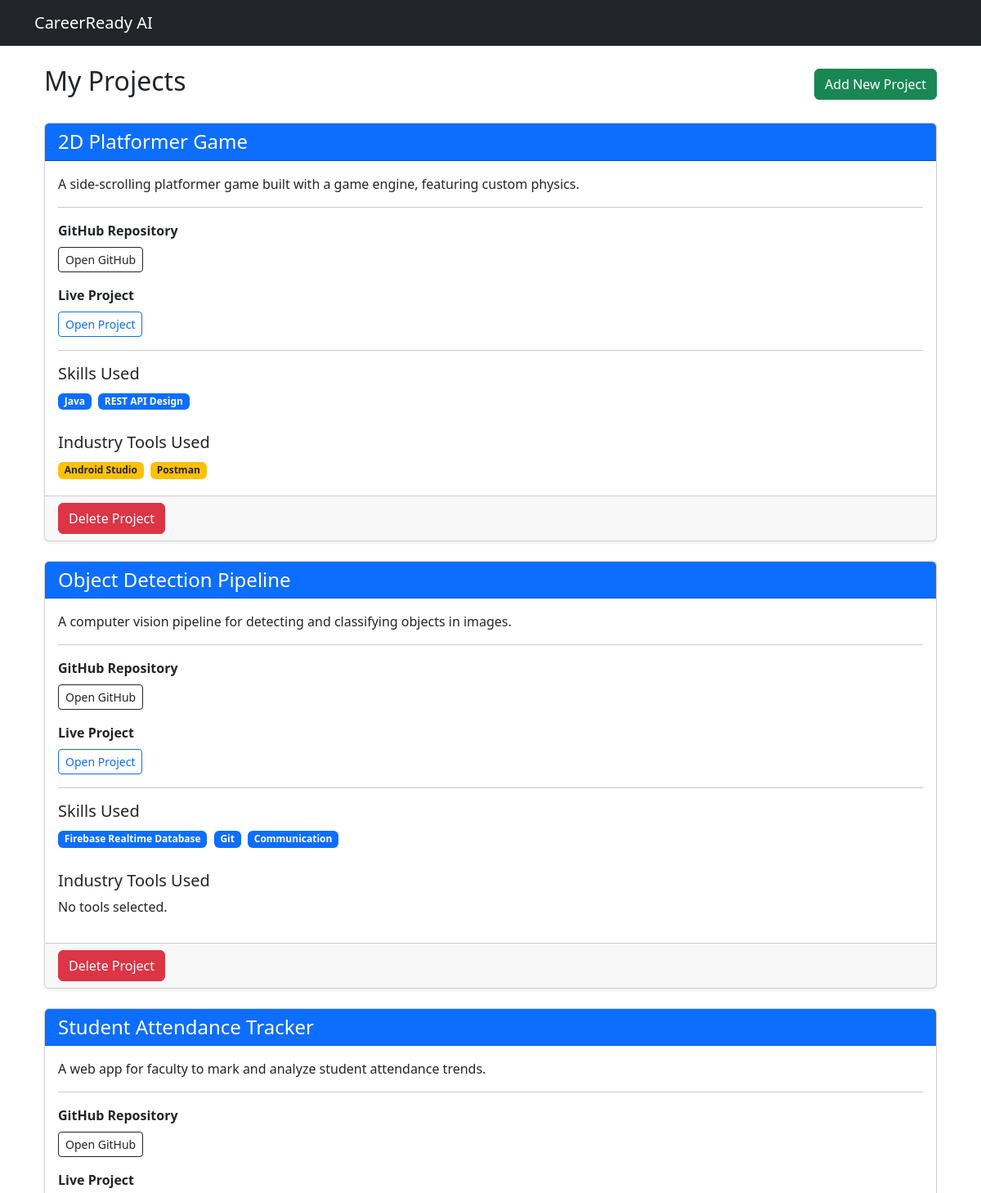
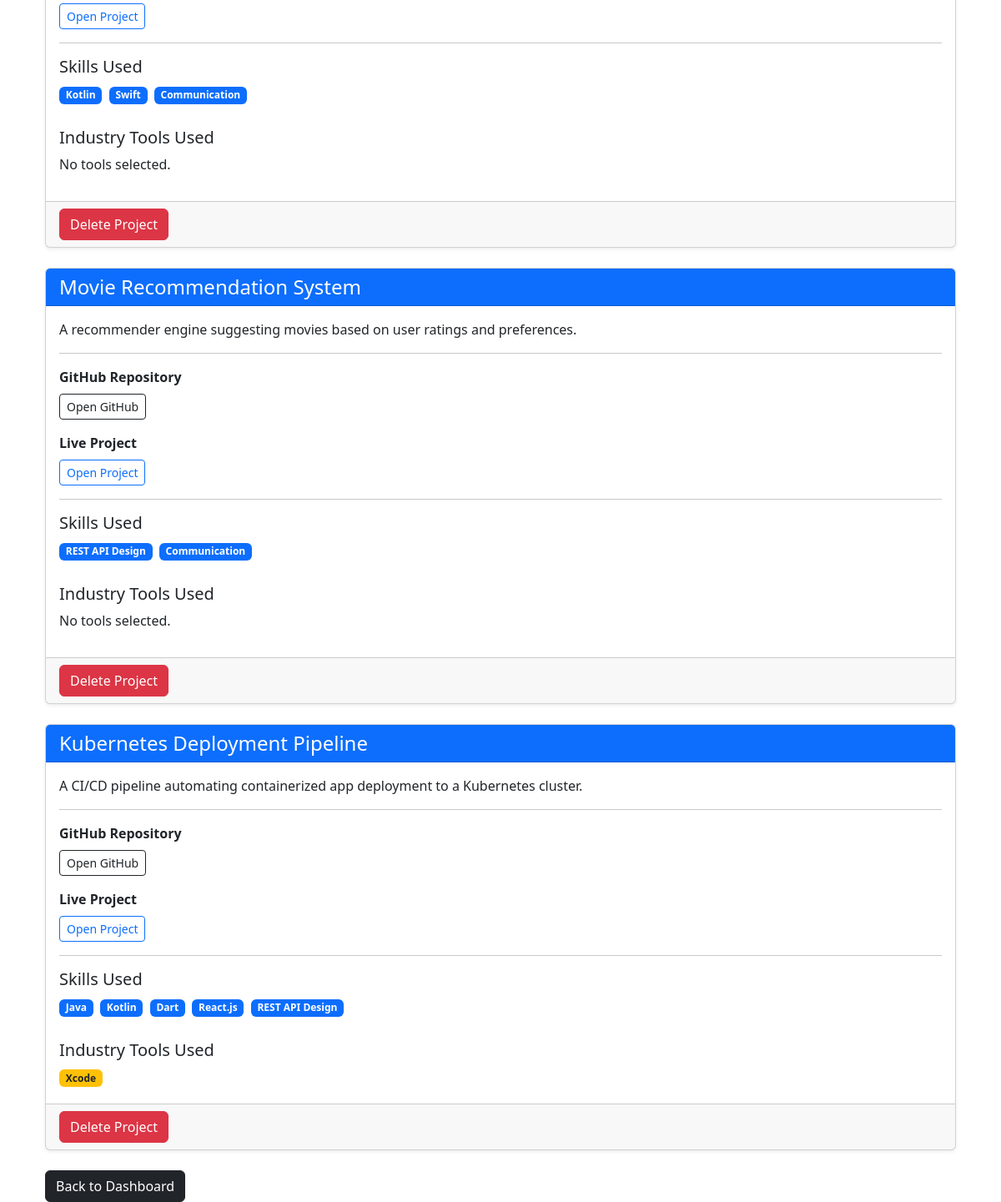
Screenshot of /view-projects/ (signed in) with the database file from the repository (2 pictures, top to bottom).
### career_app/models.py (models this page shows, shortened)
class UserProject(models.Model):
    user = models.ForeignKey(User, on_delete=models.CASCADE)
    title = models.CharField(max_length=200)
    description = models.TextField()
    project_url = models.URLField(blank=True, null=True)
    github_url = models.URLField(blank=True, null=True)
    skills_used = models.ManyToManyField(
        Skill,
        blank=True
    )
    tools_used = models.ManyToManyField(
        'IndustryTool',
        blank=True
    )
    created_at = models.DateTimeField(default=timezone.now)

class Skill(models.Model):
    CATEGORY_CHOICES = [
        ('Programming', 'Programming'),
        ('Database', 'Database'),
        ('Web Development', 'Web Development'),
        ('AI/ML', 'AI/ML'),
        ('Cybersecurity', 'Cybersecurity'),
        ('Cloud', 'Cloud'),
        ('Tools', 'Tools'),
        ('Soft Skill', 'Soft Skill'),
    ]
    skill_name = models.CharField(max_length=100, unique=True)
    category = models.CharField(max_length=50, choices=CATEGORY_CHOICES)

class IndustryTool(models.Model):
    CATEGORY_CHOICES = [
        ('Development Tool', 'Development Tool'),
        ('Data Tool', 'Data Tool'),
        ('Cloud Tool', 'Cloud Tool'),
        ('AI/ML Tool', 'AI/ML Tool'),
        ('Testing Tool', 'Testing Tool'),
        ('DevOps Tool', 'DevOps Tool'),
    ]
    tool_name = models.CharField(max_length=100, unique=True)
    category = models.CharField(max_length=100, choices=CATEGORY_CHOICES)

### career_app/views.py (the view)
@login_required
def view_projects(request):
    projects = UserProject.objects.filter(
        user=request.user
    )
    return render(
        request,
        'career_app/view_projects.html',
        {'projects': projects}
    )

### career_app/templates/career_app/view_projects.html (shortened to what this page needs)
{% extends 'career_app/base.html' %}
{% block content %}
<div class="container mt-4">
    <div class="d-flex justify-content-between align-items-center mb-4">
        <h2>My Projects</h2>
        <a href="{% url 'add_project' %}" class="btn btn-success">
            Add New Project
        </a>
    </div>
    {% if projects %}
        {% for project in projects %}
        <div class="card shadow-sm mb-4">
            <div class="card-header bg-primary text-white">
                <h4 class="mb-0">
                    {{ project.title }}
                </h4>
            </div>
            <div class="card-body">
                <p>
                    {{ project.description }}
                </p>
                <hr>
                <p>
                    <strong>GitHub Repository</strong><br>
                    {% if project.github_url %}
                        <a href="{{ project.github_url }}" target="_blank" class="btn btn-outline-dark btn-sm mt-2">
                            Open GitHub
                        </a>
                    {% else %}
                        <span class="text-muted">Not Added</span>
                    {% endif %}
                </p>
                <p>
                    <strong>Live Project</strong><br>
                    {% if project.project_url %}
                        <a href="{{ project.project_url }}" target="_blank" class="btn btn-outline-primary btn-sm mt-2">
                            Open Project
                        </a>
                    {% else %}
                        <span class="text-muted">Not Available</span>
                    {% endif %}
                </p>
                <hr>
                <h5>Skills Used</h5>
                {% for skill in project.skills_used.all %}
                    <span class="badge bg-primary me-1 mb-1">
                        {{ skill.skill_name }}
                    </span>
                {% empty %}
                    <p>No skills selected.</p>
                {% endfor %}
                <h5 class="mt-4">Industry Tools Used</h5>
                {% for tool in project.tools_used.all %}
                    <span class="badge bg-warning text-dark me-1 mb-1">
                        {{ tool.tool_name }}
                    </span>
                {% empty %}
                    <p>No tools selected.</p>
                {% endfor %}
            </div>
            <div class="card-footer">
                <a href="{% url 'delete_project' project.id %}"
                   class="btn btn-danger"
                   onclick="return confirm('Are you sure you want to delete this project?');">
                    Delete Project
                </a>
            </div>
        </div>
        {% endfor %}
    {% endif %}
    <div class="mt-4">
        <a href="{% url 'user_dashboard' %}" class="btn btn-dark">
            Back to Dashboard
        </a>
    </div>
</div>
{% endblock %}

### rows the page displays
UserProject: title "2D Platformer Game", description "A side-scrolling platformer game built with a game engine, featuring custom physics."
Skill: skill_name "Java"
Skill: skill_name "REST API Design"
IndustryTool: tool_name "Android Studio"
IndustryTool: tool_name "Postman"
UserProject: title "Object Detection Pipeline", description "A computer vision pipeline for detecting and classifying objects in images."
Skill: skill_name "Firebase Realtime Database"
Skill: skill_name "Git"
Skill: skill_name "Communication"
UserProject: title "Student Attendance Tracker", description "A web app for faculty to mark and analyze student attendance trends."
Skill: skill_name "Kotlin"
Skill: skill_name "Swift"
UserProject: title "Movie Recommendation System", description "A recommender engine suggesting movies based on user ratings and preferences."
UserProject: title "Kubernetes Deployment Pipeline", description "A CI/CD pipeline automating containerized app deployment to a Kubernetes cluster."
Skill: skill_name "Dart"
Skill: skill_name "React.js"
IndustryTool: tool_name "Xcode"
